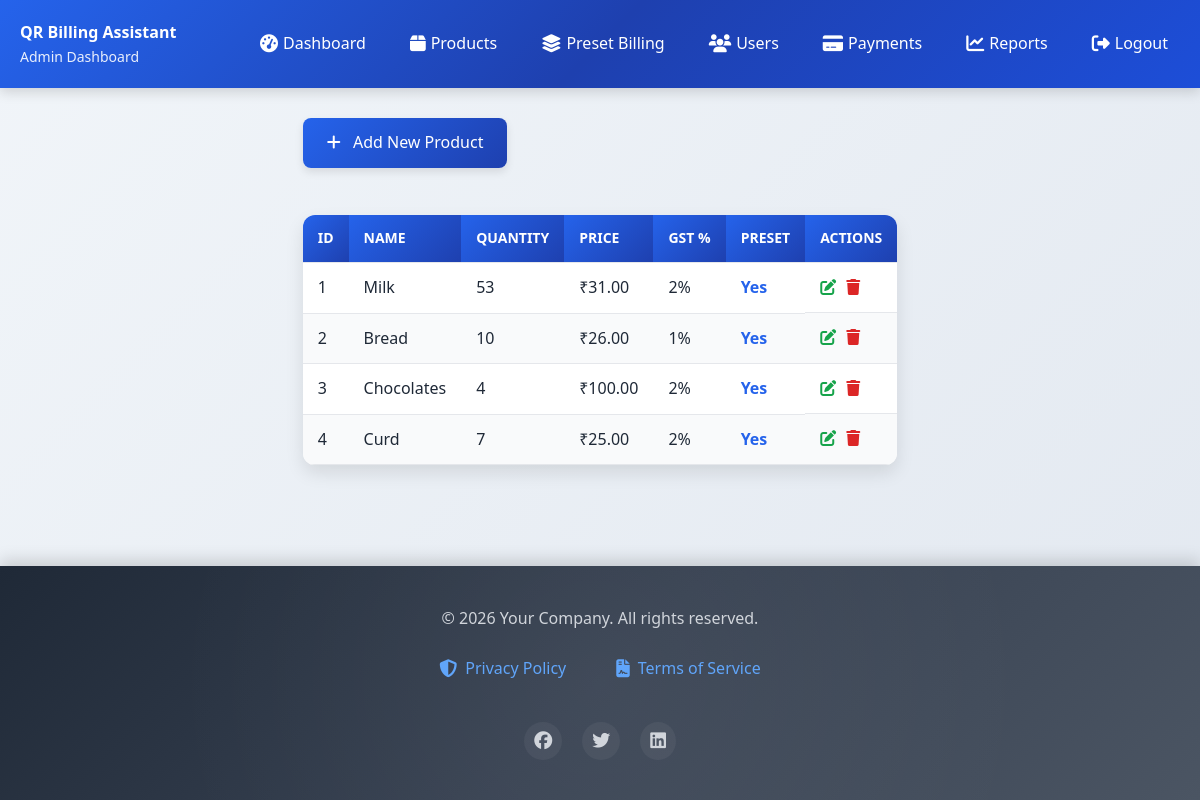
The page /manage_products/ on the database its author committed.
### qrcus/models.py (models this page shows, shortened)
class Product(models.Model):
    Product_id = models.AutoField(primary_key=True)
    Product_name = models.CharField(max_length=50)
    Price = models.DecimalField(max_digits=10, decimal_places=2)
    Quantity = models.IntegerField()   # NEW FIELD
    GST_percentage = models.IntegerField()
    Preset_flag = models.BooleanField(default=False)

### qrcus/views.py (the view)
# urls.py: path('manage_products/', manage_products, name='manage_products'),
def manage_products(request):
    products = Product.objects.all()
    return render(request, 'manage_products.html', {'products': products})

### qrcus/templates/manage_products.html (shortened to what this page needs)
<!DOCTYPE html>
<html lang="en">
<head>
    <link rel="stylesheet" href="https://cdnjs.cloudflare.com/ajax/libs/font-awesome/6.5.0/css/all.min.css">
</head>
<body>
    <div class="header">
        <div class="header-content">
            <div>
                <h4>QR Billing Assistant</h4>
                <p>Admin Dashboard</p>
            </div>
            <nav class="navbar">
                <a href="{% url 'admin_dashboard' %}"><i class="fas fa-tachometer-alt"></i> Dashboard</a>
                <a href="{% url 'manage_products' %}"><i class="fas fa-box"></i> Products</a>
                <a href="{% url 'preset_billing' %}"><i class="fas fa-layer-group"></i> Preset Billing</a>
                <a href="{% url 'manage_users' %}"><i class="fas fa-users"></i> Users</a>
                <a href="{% url 'payment_status' %}"><i class="fas fa-credit-card"></i> Payments</a>
                <a href="{% url 'sales_report' %}"><i class="fas fa-chart-line"></i> Reports</a>
                <a href="{% url 'logout' %}"><i class="fas fa-sign-out-alt"></i> Logout</a>
            </nav>
        </div>
    </div>
    <div class="container">
        <a href="{% url 'add_product' %}" class="add-btn"><i class="fas fa-plus"></i> Add New Product</a>
        <table>
            <thead>
                <tr>
                    <th>ID</th>
                    <th>Name</th>
                    <th>Quantity</th>
                    <th>Price</th>
                    <th>GST %</th>
                    <th>Preset</th>
                    <th>Actions</th>
                </tr>
            </thead>
            <tbody>
                {% for product in products %}
                <tr>
                    <td>{{ product.Product_id }}</td>
                    <td>{{ product.Product_name }}</td>
                   <td>{{ product.Quantity }}</td>
                    <td>₹{{ product.Price }}</td>
                    <td>{{ product.GST_percentage }}%</td>
                    <td>{% if product.Preset_flag %}<span class="preset-flag">Yes</span>{% else %}No{% endif %}</td>
                    <td class="action">
                        <a href="{% url 'edit_product' product.Product_id %}"><i class="fas fa-edit edit"></i></a>
                        <a href="{% url 'delete_product' product.Product_id %}" onclick="return confirm('Are you sure you want to delete this product?');"><i class="fas fa-trash delete"></i></a>
                    </td>
                </tr>
                {% empty %}
                <tr>
                    <td colspan="6" style="text-align:center; color:#6b7280;">NO PRODUCTS FOUND.</td>
                </tr>
                {% endfor %}
            </tbody>
        </table>
    </div>
    <footer class="footer">
        <div class="footer-content">
            <p>&copy; 2026 Your Company. All rights reserved.</p>
            <div class="links">
                <a href="#"><i class="fas fa-shield-alt"></i> Privacy Policy</a>
                <a href="#"><i class="fas fa-file-contract"></i> Terms of Service</a>
            </div>
            <div class="social-links">
                <a href="#"><i class="fab fa-facebook"></i></a>
                <a href="#"><i class="fab fa-twitter"></i></a>
                <a href="#"><i class="fab fa-linkedin"></i></a>
            </div>
        </div>
    </footer>
</body>
</html>

### qrcus/templates/manage_products.html (style rules this page uses)
* { margin: 0; padding: 0; box-sizing: border-box; font-family: 'Segoe UI', Tahoma, Geneva, Verdana, sans-serif; }
body { background: linear-gradient(135deg, #f1f5f9 0%, #e2e8f0 100%); color: #1f2937; line-height: 1.6; min-height: 100vh; display: flex; flex-direction: column; overflow-x: hidden; }
.header { background: linear-gradient(135deg, #2563eb 0%, #1e40af 50%, #1d4ed8 100%); color: white; padding: 20px 0; box-shadow: 0 4px 12px rgba(0, 0, 0, 0.15); position: relative; animation: slideIn 0.8s ease-out; }
.header .header-content { max-width: 1200px; margin: 0 auto; display: flex; justify-content: space-between; align-items: center; padding: 0 20px; }
.header p { font-size: 14px; opacity: 0.9; font-weight: 300; }
.navbar { display: flex; gap: 20px; align-items: center; }
.navbar a { color: white; text-decoration: none; font-size: 16px; font-weight: 500; padding: 8px 12px; border-radius: 6px; transition: all 0.3s ease; display: flex; align-items: center; gap: 5px; }
.navbar a i { font-size: 18px; }
.container { max-width: 1200px; margin: 30px auto; padding: 0 20px; flex: 1; }
.add-btn { display: inline-block; background: linear-gradient(135deg, #2563eb, #1e40af); color: white; padding: 12px 24px; border-radius: 8px; margin-bottom: 20px; text-decoration: none; transition: all 0.3s ease; font-weight: 500; box-shadow: 0 4px 8px rgba(0, 0, 0, 0.1); position: relative; overflow: hidden; }
.add-btn::before { content: ''; position: absolute; top: 0; left: -100%; width: 100%; height: 100%; background: linear-gradient(90deg, transparent, rgba(255, 255, 255, 0.2), transparent); transition: left 0.5s ease; }
.add-btn i { margin-right: 8px; }
table { width: 100%; border-collapse: collapse; background: white; border-radius: 12px; overflow: hidden; box-shadow: 0 8px 18px rgba(0, 0, 0, 0.1); margin-top: 20px; animation: fadeInUp 0.8s ease-out 0.2s both; }
th, td { padding: 12px 15px; text-align: left; border-bottom: 1px solid #e5e7eb; }
th { background: linear-gradient(135deg, #2563eb, #1e40af); color: white; font-weight: 600; text-transform: uppercase; font-size: 0.875rem; }
tr:nth-child(even) { background: #f9fafb; }
.action { display: flex; gap: 10px; }
.action a { text-decoration: none; transition: transform 0.2s ease, color 0.2s ease; }
.action .edit { color: #16a34a; }
.action .delete { color: #dc2626; }
.preset-flag { color: #2563eb; font-weight: bold; }
.footer { background: linear-gradient(135deg, #1f2937 0%, #374151 50%, #4b5563 100%); color: #d1d5db; padding: 40px 20px; text-align: center; margin-top: auto; position: relative; box-shadow: 0 -6px 15px rgba(0, 0, 0, 0.15); animation: fadeInUp 1s ease-out 0.3s both; overflow: hidden; }
.footer::before { content: ''; position: absolute; top: 0; left: 0; right: 0; bottom: 0; background: radial-gradient(circle at 50% 50%, rgba(255, 255, 255, 0.05) 0%, transparent 70%); pointer-events: none; }
.footer .footer-content { max-width: 1200px; margin: 0 auto; display: flex; flex-direction: column; align-items: center; gap: 20px; position: relative; z-index: 1; }
.footer p { font-size: 16px; margin: 0; font-weight: 400; }
.footer .links { display: flex; gap: 30px; flex-wrap: wrap; justify-content: center; }
.footer a { color: #60a5fa; text-decoration: none; font-weight: 500; transition: all 0.3s ease; display: inline-flex; align-items: center; gap: 8px; padding: 5px 10px; border-radius: 5px; }
.footer a i { font-size: 18px; }
.footer .social-links { display: flex; gap: 20px; margin-top: 15px; }
.footer .social-links a { color: #d1d5db; font-size: 24px; transition: all 0.3s ease; padding: 10px; border-radius: 50%; background: rgba(255, 255, 255, 0.05); }

### rows shown on the page
Product: Product_id "1", Product_name "Milk", Quantity "53", Price "31.00", GST_percentage "2", Preset_flag "Yes"
Product: Product_id "2", Product_name "Bread", Quantity "10", Price "26.00", GST_percentage "1", Preset_flag "Yes"
Product: Product_id "3", Product_name "Chocolates", Quantity "4", Price "100.00", GST_percentage "2", Preset_flag "Yes"
Product: Product_id "4", Product_name "Curd", Quantity "7", Price "25.00", GST_percentage "2", Preset_flag "Yes"
